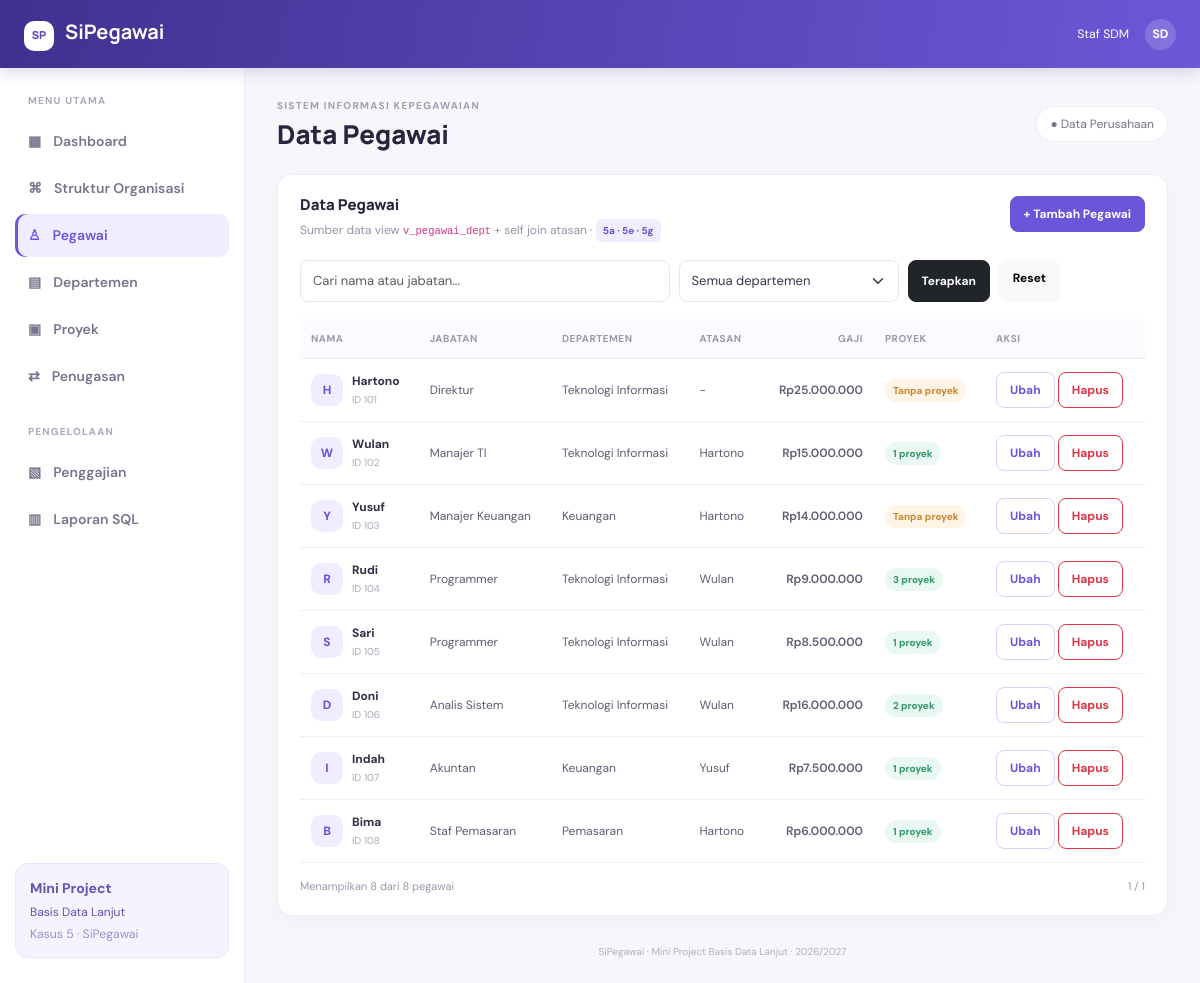
Screenshot of /index.php?page=pegawai with the database file from the repository.
### tables this page shows
CREATE TABLE pegawai (
  id_pegawai INT PRIMARY KEY,
  nama VARCHAR(50) NOT NULL,
  jabatan VARCHAR(30),
  gaji DECIMAL(12,2) NOT NULL,
  id_dept INT,
  id_atasan INT,
  FOREIGN KEY (id_dept) REFERENCES departemen(id_dept),
  FOREIGN KEY (id_atasan) REFERENCES pegawai(id_pegawai)
);

### public/index.php (called while the page is built, shortened)
<?php
require_once APP_ROOT . '/app/core/Database.php';
require_once APP_ROOT . '/app/helpers.php';
require_once APP_ROOT . '/app/models/SiPegawaiModel.php';
$model = new SiPegawaiModel(Database::connection());
$page = (string)($_GET['page'] ?? 'dashboard');
$view = $page;
$data = [];
try {
    switch ($page) {
        case 'pegawai':
            $pageTitle='Data Pegawai';$q=trim((string)($_GET['q']??''));$dept=(int)($_GET['dept']??0);
            $p=max(1,(int)($_GET['p']??1));$per=10;$pagination=pagination_data($model->employeeCount($q,$dept),$p,$per);
            $data += ['employees'=>$model->getEmployees($q,$dept,$per,($pagination['page']-1)*$per),
                'departments'=>$model->getDepartmentOptions(),'search'=>$q,'deptId'=>$dept,'pagination'=>$pagination];break;
    }
} catch (Throwable $e) {
    set_flash('danger',$e->getMessage());
    $page='dashboard';$view='dashboard';$pageTitle='Dashboard';$activePage='dashboard';$data=['stats'=>$model->dashboardData()];
}
extract($data, EXTR_SKIP);
require APP_ROOT . '/app/views/pages/' . $view . '.php';
require APP_ROOT . '/app/views/layout.php';

### app/helpers.php (called while the page is built, shortened)
<?php
function e($v): string { return htmlspecialchars((string)($v ?? ''), ENT_QUOTES, 'UTF-8'); }
function rupiah($v): string { return 'Rp' . number_format((float)$v, 0, ',', '.'); }
function page_url(string $page, array $params = []): string {
    return BASE_URL . '/index.php?' . http_build_query(array_merge(['page' => $page], $params));
}
function pagination_data(int $total, int $page, int $perPage): array {
    $pages = max(1, (int)ceil($total / $perPage));
    return ['total'=>$total, 'page'=>min(max(1,$page),$pages), 'pages'=>$pages, 'per_page'=>$perPage];
}

### app/models/SiPegawaiModel.php (called while the page is built, shortened)
<?php
final class SiPegawaiModel
{
    private PDO $db;
    public function __construct(PDO $db) { $this->db = $db; }
    private function val(string $sql, array $params = []) {
        $s = $this->db->prepare($sql); $s->execute($params); return $s->fetchColumn();
    }
    public function employeeCount(string $q='', int $dept=0): int {
        $where=[]; $p=[];
        return (int)$this->val('SELECT COUNT(*) FROM pegawai'.($where?' WHERE '.implode(' AND ',$where):''),$p);
    }
    public function getEmployees(string $q='', int $dept=0, int $limit=10, int $offset=0): array {
        $where=[]; $p=[];
        $sql='SELECT v.id_pegawai,v.nama,v.jabatan,v.gaji,v.nama_dept,v.id_dept,v.id_atasan,
                     IFNULL(a.nama,\'-\') AS atasan,COUNT(DISTINCT t.id_proyek) AS jumlah_proyek
              FROM v_pegawai_dept v
              LEFT JOIN pegawai a ON a.id_pegawai=v.id_atasan
              LEFT JOIN penugasan t ON t.id_pegawai=v.id_pegawai'.
              ($where?' WHERE '.implode(' AND ',$where):'').
              ' GROUP BY v.id_pegawai,v.nama,v.jabatan,v.gaji,v.nama_dept,v.id_dept,v.id_atasan,a.nama
                ORDER BY v.id_pegawai LIMIT ? OFFSET ?';
        $s=$this->db->prepare($sql); $i=1;
        $s->bindValue($i++,$limit,PDO::PARAM_INT); $s->bindValue($i,$offset,PDO::PARAM_INT);
        $s->execute(); return $s->fetchAll();
    }
}

### app/core/Database.php (called while the page is built, shortened)
<?php
final class Database {
    private static ?PDO $connection = null;
    public static function connection(): PDO {
        if (self::$connection === null) {
            $c = DB_CONFIG;
            $dsn = sprintf('mysql:host=%s;dbname=%s;charset=%s', $c['host'], $c['database'], $c['charset'] ?? 'utf8mb4');
            self::$connection = new PDO($dsn, $c['username'], $c['password'], [
                PDO::ATTR_ERRMODE => PDO::ERRMODE_EXCEPTION,
                PDO::ATTR_DEFAULT_FETCH_MODE => PDO::FETCH_ASSOC,
                PDO::ATTR_EMULATE_PREPARES => false,
            ]);
        }
        return self::$connection;
    }
}

### app/views/pages/pegawai.php (the view, shortened to what this page needs)
<div class="panel-card">
<div class="panel-heading flex-wrap"><div><h5>Data Pegawai</h5><p>Sumber data view <code>v_pegawai_dept</code> + self join atasan · <span class="sql-tag">5a · 5e · 5g</span></p></div><a class="btn btn-primary" href="<?= e(page_url('pegawai-form')) ?>">+ Tambah Pegawai</a></div>
<form class="filter-bar" method="get" action="<?= e(BASE_URL) ?>/index.php"><input class="form-control" type="search" name="q" placeholder="Cari nama atau jabatan..." value="<?= e($search) ?>"><select class="form-select" name="dept"><option value="0">Semua departemen</option></select><button class="btn btn-dark">Terapkan</button><a class="btn btn-light" href="<?= e(page_url('pegawai')) ?>">Reset</a></form>
<div class="table-responsive"><table class="table app-table align-middle"><thead><tr><th>Nama</th><th>Jabatan</th><th>Departemen</th><th>Atasan</th><th class="text-end">Gaji</th><th>Proyek</th><th>Aksi</th></tr></thead><tbody>
<?php foreach($employees as $emp): ?><tr><td><div class="person-cell"><span class="person-avatar"><?= e(strtoupper(substr($emp['nama'],0,1))) ?></span><div><strong><?= e($emp['nama']) ?></strong><small>ID <?= (int)$emp['id_pegawai'] ?></small></div></div></td><td><?= e($emp['jabatan']) ?></td><td><?= e($emp['nama_dept']) ?></td><td><?= e($emp['atasan']) ?></td><td class="text-end fw-semibold"><?= rupiah($emp['gaji']) ?></td><td><?php if((int)$emp['jumlah_proyek']===0): ?><span class="badge-soft warning">Tanpa proyek</span><?php else: ?><span class="badge-soft success"><?= (int)$emp['jumlah_proyek'] ?> proyek</span><?php endif; ?></td><td class="text-nowrap"><a class="btn btn-sm btn-outline-primary" href="<?= e(page_url('pegawai-form',['id'=>$emp['id_pegawai']])) ?>">Ubah</a>
<form class="d-inline" method="post" action="<?= e(BASE_URL) ?>/index.php" data-confirm="Yakin ingin menghapus pegawai ini?"><button class="btn btn-sm btn-outline-danger">Hapus</button></form></td></tr><?php endforeach; ?>
</tbody></table></div>
<div class="table-bottom"><span>Menampilkan <?= count($employees) ?> dari <?= (int)$pagination['total'] ?> pegawai</span><div class="pagination-links"><span><?= (int)$pagination['page'] ?> / <?= (int)$pagination['pages'] ?></span></div></div>
</div>

### public/assets/css/style.css (style rules this page uses)
:root { --ink:#25243a;--muted:#85849a;--primary:#6956d9;--primary-dark:#5140bc;--bg:#f6f6fb;--line:#ececf3 }
* { box-sizing:border-box }
body { margin:0;background:var(--bg);color:var(--ink);font-family:'DM Sans',sans-serif;font-size:14px }
.stat-card,.panel-card,.form-card { background:#fff;border:1px solid var(--line);border-radius:15px;box-shadow:0 5px 20px #26225009 }
.panel-card { padding:21px 22px;margin-bottom:0 }
.panel-heading { display:flex;justify-content:space-between;align-items:flex-start;gap:15px;margin-bottom:18px }
.panel-heading h5 { font-family:'Manrope',sans-serif;font-weight:800;font-size:15px;margin:0 0 5px }
.panel-heading p { margin:0;color:#9694a8;font-size:12px }
.sql-tag { display:inline-block;background:#f0edff;color:#6554c8;border-radius:6px;padding:4px 7px;font-size:10px;font-weight:700;white-space:nowrap }
.btn { border-radius:8px;font-size:12px;font-weight:700;padding:8px 13px }
.btn-primary { background:var(--primary);border-color:var(--primary) }
.btn-outline-primary { color:var(--primary);border-color:#d7d1ff }
.form-control,.form-select { border-color:#e7e6ef;border-radius:8px;font-size:13px;padding:10px 12px;color:#37354c }
.filter-bar { display:flex;gap:9px;margin:8px 0 17px;max-width:760px }
.filter-bar .form-control { flex:1 }
.filter-bar .form-select { max-width:220px }
.app-table { font-size:12px;margin-bottom:0 }
.app-table thead th { background:#fafaff;color:#9a98aa;font-size:10px;text-transform:uppercase;letter-spacing:.5px;font-weight:700;border-bottom:1px solid var(--line);padding:12px 11px;white-space:nowrap }
.app-table tbody td { padding:13px 11px;border-color:#f0eff5;color:#5e5c72 }
.person-cell { display:flex;align-items:center;gap:9px }
.person-cell strong { display:block;color:#302e46;font-size:12px }
.person-cell small { display:block;color:#aaa8b8;font-size:10px;margin-top:2px }
.person-avatar,.org-avatar { width:32px;height:32px;flex:0 0 32px;border-radius:10px;background:#efedff;color:#6855d2;display:inline-flex;align-items:center;justify-content:center;font-weight:800 }
.badge-soft { font-size:10px;font-weight:700;padding:5px 8px;border-radius:20px;white-space:nowrap }
.badge-soft.warning { background:#fff4e6;color:#c9852e }
.badge-soft.success { background:#e9f8f1;color:#31966e }
.table-bottom { display:flex;align-items:center;justify-content:space-between;padding-top:15px;color:#9a98aa;font-size:11px }
.pagination-links { display:flex;align-items:center;gap:10px }

### rows the page displays
pegawai: nama "H", nama "Hartono", id_pegawai "101", jabatan "Direktur", nama_dept "Teknologi Informasi", atasan "-", gaji "Rp25.000.000", shows "Tanpa proyek"
pegawai: nama "W", nama "Wulan", id_pegawai "102", jabatan "Manajer TI", nama_dept "Teknologi Informasi", atasan "Hartono", gaji "Rp15.000.000", jumlah_proyek "1"
pegawai: nama "Y", nama "Yusuf", id_pegawai "103", jabatan "Manajer Keuangan", nama_dept "Keuangan", atasan "Hartono", gaji "Rp14.000.000", shows "Tanpa proyek"
pegawai: nama "R", nama "Rudi", id_pegawai "104", jabatan "Programmer", nama_dept "Teknologi Informasi", atasan "Wulan", gaji "Rp9.000.000", jumlah_proyek "3"
pegawai: nama "S", nama "Sari", id_pegawai "105", jabatan "Programmer", nama_dept "Teknologi Informasi", atasan "Wulan", gaji "Rp8.500.000", jumlah_proyek "1"
pegawai: nama "D", nama "Doni", id_pegawai "106", jabatan "Analis Sistem", nama_dept "Teknologi Informasi", atasan "Wulan", gaji "Rp16.000.000", jumlah_proyek "2"
pegawai: nama "I", nama "Indah", id_pegawai "107", jabatan "Akuntan", nama_dept "Keuangan", atasan "Yusuf", gaji "Rp7.500.000", jumlah_proyek "1"
pegawai: nama "B", nama "Bima", id_pegawai "108", jabatan "Staf Pemasaran", nama_dept "Pemasaran", atasan "Hartono", gaji "Rp6.000.000", jumlah_proyek "1"

### other values shown
$pageTitle "Data Pegawai"
count($employees) "8"
$pagination['total'] "8"
$pagination['page'] "1"
$pagination['pages'] "1"
